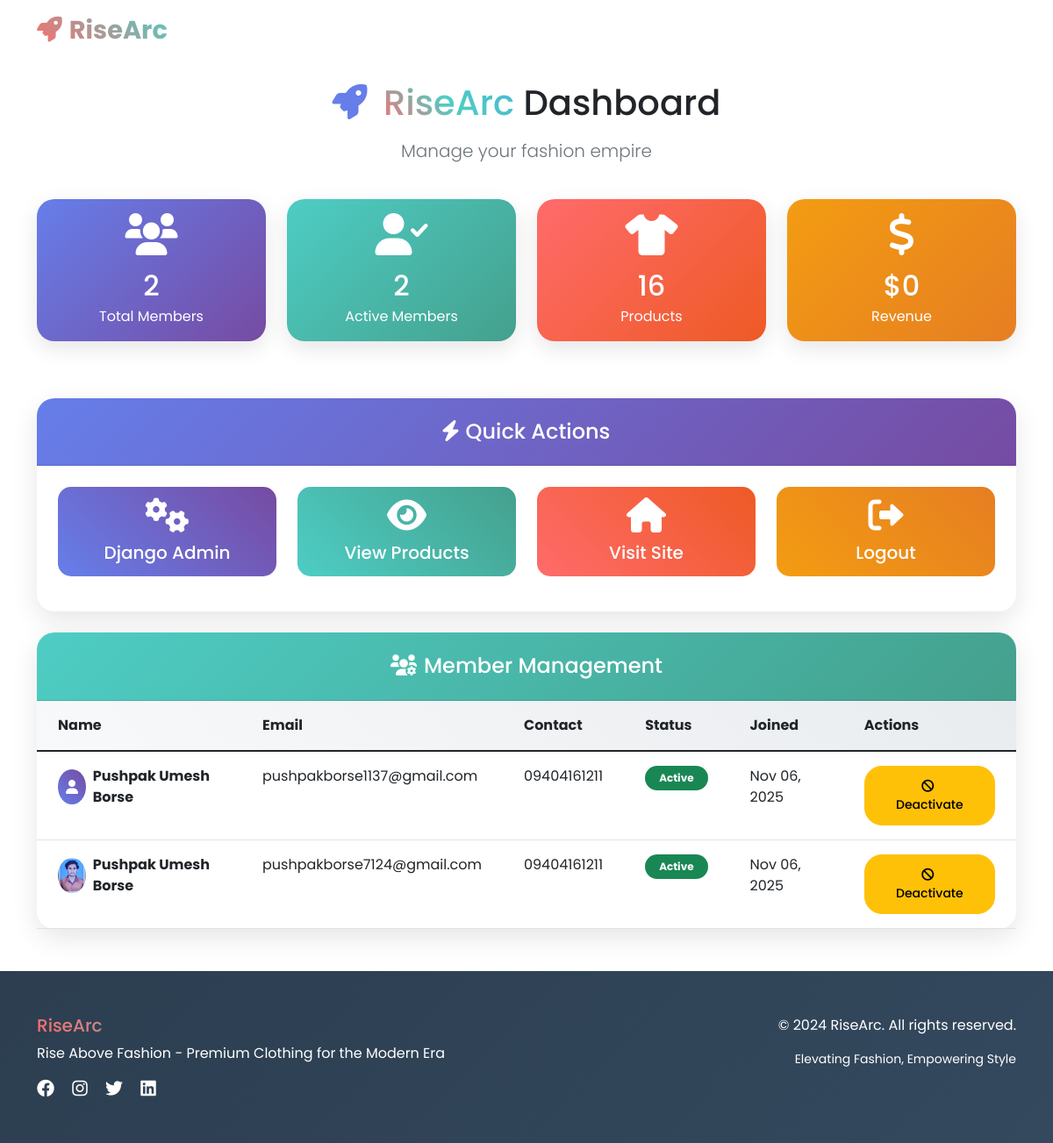
/admin-dashboard/ (signed in), run on the app's committed database.
### ecommerce_app/models.py (models this page shows, shortened)
class UserProfile(models.Model):
    user = models.OneToOneField(User, on_delete=models.CASCADE)
    full_name = models.CharField(max_length=100)
    address = models.TextField()
    contact_number = models.CharField(max_length=15)
    date_of_birth = models.DateField()
    profile_photo = models.ImageField(upload_to='profile_photos/', blank=True, null=True)
    is_active = models.BooleanField(default=True)
    created_at = models.DateTimeField(default=timezone.now)

### ecommerce_app/views.py (the view)
# urls.py: path('admin-dashboard/', views.admin_dashboard, name='admin_dashboard'),
@login_required
def admin_dashboard(request):
    if not request.user.is_superuser:
        return redirect('user_dashboard')
    total_users = UserProfile.objects.count()
    active_users = UserProfile.objects.filter(is_active=True).count()
    total_products = Product.objects.count()
    total_orders = Order.objects.count()
    total_revenue = Order.objects.aggregate(Sum('total_amount'))['total_amount__sum'] or 0
    recent_orders = Order.objects.order_by('-created_at')[:10]
    users = UserProfile.objects.all().order_by('-created_at')
    return render(request, 'admin_dashboard.html', {
        'total_users': total_users,
        'active_users': active_users,
        'total_products': total_products,
        'total_orders': total_orders,
        'total_revenue': total_revenue,
        'recent_orders': recent_orders,
        'users': users
    })

### ecommerce_app/templates/admin_dashboard.html (shortened to what this page needs)
{% extends 'base.html' %}
{% block content %}
<div class="container mt-4">
    <div class="row mb-4">
        <div class="col-12 text-center">
            <h1 class="animate__animated animate__fadeInDown mb-3">
                <i class="fas fa-rocket me-2" style="color: #667eea;"></i>
                <span class="gradient-text">RiseArc</span> Dashboard
            </h1>
            <p class="lead text-muted">Manage your fashion empire</p>
        </div>
    </div>
    <div class="row mb-5">
        <div class="col-md-3 mb-3 animate__animated animate__bounceIn" style="animation-delay: 100ms;">
            <div class="card h-100 text-white" style="background: linear-gradient(135deg, #667eea, #764ba2); border-radius: 20px;">
                <div class="card-body text-center">
                    <i class="fas fa-users fa-3x mb-3 pulse-animation"></i>
                    <h2 class="mb-1">{{ total_users }}</h2>
                    <p class="mb-0">Total Members</p>
                </div>
            </div>
        </div>
        <div class="col-md-3 mb-3 animate__animated animate__bounceIn" style="animation-delay: 200ms;">
            <div class="card h-100 text-white" style="background: linear-gradient(135deg, #4ecdc4, #44a08d); border-radius: 20px;">
                <div class="card-body text-center">
                    <i class="fas fa-user-check fa-3x mb-3 pulse-animation"></i>
                    <h2 class="mb-1">{{ active_users }}</h2>
                    <p class="mb-0">Active Members</p>
                </div>
            </div>
        </div>
        <div class="col-md-3 mb-3 animate__animated animate__bounceIn" style="animation-delay: 300ms;">
            <div class="card h-100 text-white" style="background: linear-gradient(135deg, #ff6b6b, #ee5a24); border-radius: 20px;">
                <div class="card-body text-center">
                    <i class="fas fa-tshirt fa-3x mb-3 pulse-animation"></i>
                    <h2 class="mb-1">{{ total_products }}</h2>
                    <p class="mb-0">Products</p>
                </div>
            </div>
        </div>
        <div class="col-md-3 mb-3 animate__animated animate__bounceIn" style="animation-delay: 400ms;">
            <div class="card h-100 text-white" style="background: linear-gradient(135deg, #f39c12, #e67e22); border-radius: 20px;">
                <div class="card-body text-center">
                    <i class="fas fa-dollar-sign fa-3x mb-3 pulse-animation"></i>
                    <h2 class="mb-1">${{ total_revenue|floatformat:0 }}</h2>
                    <p class="mb-0">Revenue</p>
                </div>
            </div>
        </div>
    </div>
    <div class="row mb-4">
        <div class="col-12">
            <div class="card animate__animated animate__fadeInUp" style="border-radius: 20px; border: none; box-shadow: 0 10px 30px rgba(0,0,0,0.1);">
                <div class="card-header text-white text-center py-4" style="background: linear-gradient(135deg, #667eea, #764ba2); border-radius: 20px 20px 0 0;">
                    <h4 class="mb-0"><i class="fas fa-bolt me-2"></i>Quick Actions</h4>
                </div>
                <div class="card-body p-4">
                    <div class="row text-center">
                        <div class="col-md-3 mb-3">
                            <a href="/admin/" class="btn btn-lg w-100 floating-animation" style="background: linear-gradient(45deg, #667eea, #764ba2); color: white; border-radius: 15px; border: none;">
                                <i class="fas fa-cogs fa-2x d-block mb-2"></i>
                                Django Admin
                            </a>
                        </div>
                        <div class="col-md-3 mb-3">
                            <a href="{% url 'products' %}" class="btn btn-lg w-100 floating-animation" style="background: linear-gradient(45deg, #4ecdc4, #44a08d); color: white; border-radius: 15px; border: none;">
                                <i class="fas fa-eye fa-2x d-block mb-2"></i>
                                View Products
                            </a>
                        </div>
                        <div class="col-md-3 mb-3">
                            <a href="{% url 'home' %}" class="btn btn-lg w-100 floating-animation" style="background: linear-gradient(45deg, #ff6b6b, #ee5a24); color: white; border-radius: 15px; border: none;">
                                <i class="fas fa-home fa-2x d-block mb-2"></i>
                                Visit Site
                            </a>
                        </div>
                        <div class="col-md-3 mb-3">
                            <a href="{% url 'logout' %}" class="btn btn-lg w-100 floating-animation" style="background: linear-gradient(45deg, #f39c12, #e67e22); color: white; border-radius: 15px; border: none;">
                                <i class="fas fa-sign-out-alt fa-2x d-block mb-2"></i>
                                Logout
                            </a>
                        </div>
                    </div>
                </div>
            </div>
        </div>
    </div>
    <div class="row">
        <div class="col-12">
            <div class="card animate__animated animate__fadeInUp animate__delay-1s" style="border-radius: 20px; border: none; box-shadow: 0 10px 30px rgba(0,0,0,0.1);">
                <div class="card-header text-white text-center py-4" style="background: linear-gradient(135deg, #4ecdc4, #44a08d); border-radius: 20px 20px 0 0;">
                    <h4 class="mb-0"><i class="fas fa-users-cog me-2"></i>Member Management</h4>
                </div>
                <div class="card-body p-0">
                    <div class="table-responsive">
                        <table class="table table-hover mb-0">
                            <thead style="background: linear-gradient(45deg, #f8f9fa, #e9ecef);">
                                <tr>
                                    <th class="px-4 py-3">Name</th>
                                    <th class="px-4 py-3">Email</th>
                                    <th class="px-4 py-3">Contact</th>
                                    <th class="px-4 py-3">Status</th>
                                    <th class="px-4 py-3">Joined</th>
                                    <th class="px-4 py-3">Actions</th>
                                </tr>
                            </thead>
                            <tbody>
                                {% for user_profile in users %}
                                <tr class="animate__animated animate__fadeIn" style="animation-delay: {{ forloop.counter }}00ms;">
                                    <td class="px-4 py-3">
                                        <div class="d-flex align-items-center">
                                            {% if user_profile.profile_photo %}
                                                <img src="{{ user_profile.profile_photo.url }}" class="rounded-circle me-2" width="40" height="40" style="object-fit: cover;">
                                            {% else %}
                                                <div class="rounded-circle me-2 d-flex align-items-center justify-content-center" style="width: 40px; height: 40px; background: linear-gradient(45deg, #667eea, #764ba2); color: white;">
                                                    <i class="fas fa-user"></i>
                                                </div>
                                            {% endif %}
                                            <strong>{{ user_profile.full_name }}</strong>
                                        </div>
                                    </td>
                                    <td class="px-4 py-3">{{ user_profile.user.email }}</td>
                                    <td class="px-4 py-3">{{ user_profile.contact_number }}</td>
                                    <td class="px-4 py-3">
                                        <span class="badge px-3 py-2 {% if user_profile.is_active %}bg-success{% else %}bg-danger{% endif %}" style="border-radius: 20px;">
                                            {% if user_profile.is_active %}Active{% else %}Inactive{% endif %}
                                        </span>
                                    </td>
                                    <td class="px-4 py-3">{{ user_profile.created_at|date:"M d, Y" }}</td>
                                    <td class="px-4 py-3">
                                        <a href="{% url 'toggle_user_status' user_profile.id %}"
                                           class="btn btn-sm {% if user_profile.is_active %}btn-warning{% else %}btn-success{% endif %} floating-animation"
                                           style="border-radius: 20px;"
                                           onclick="return confirm('Are you sure?')">
                                            {% if user_profile.is_active %}
                                                <i class="fas fa-ban me-1"></i>Deactivate
                                            {% else %}
                                                <i class="fas fa-check me-1"></i>Activate
                                            {% endif %}
                                        </a>
                                    </td>
                                </tr>
                                {% endfor %}
                            </tbody>
                        </table>
                    </div>
                </div>
            </div>
        </div>
    </div>
</div>
{% endblock %}

### ecommerce_app/templates/base.html (shortened to what this page needs)
<!DOCTYPE html>
<html lang="en">
<head>
    <link href="https://cdn.jsdelivr.net/npm/bootstrap@5.1.3/dist/css/bootstrap.min.css" rel="stylesheet">
    <link href="https://cdnjs.cloudflare.com/ajax/libs/font-awesome/6.0.0/css/all.min.css" rel="stylesheet">
    <link href="https://cdnjs.cloudflare.com/ajax/libs/animate.css/4.1.1/animate.min.css" rel="stylesheet">
</head>
<body>
    <nav class="navbar navbar-expand-lg navbar-dark bg-dark">
        <div class="container">
            <a class="navbar-brand" href="{% url 'home' %}">
                <i class="fas fa-rocket me-2"></i>RiseArc
            </a>
            <div class="collapse navbar-collapse" id="navbarNav">
                <ul class="navbar-nav me-auto">
                    <li class="nav-item">
                        <a class="nav-link" href="{% url 'home' %}">Home</a>
                    </li>
                    <li class="nav-item">
                        <a class="nav-link" href="{% url 'products' %}">Products</a>
                    </li>
                </ul>
                <ul class="navbar-nav">
                    <li class="nav-item">
                        <a class="nav-link" href="{% url 'view_cart' %}">
                            <i class="fas fa-shopping-cart me-1"></i>Cart
                        </a>
                    </li>
                    {% if user.is_authenticated %}
                        <li class="nav-item dropdown">
                            <a class="nav-link dropdown-toggle" href="#" id="navbarDropdown" role="button" data-bs-toggle="dropdown">
                                <i class="fas fa-user me-1"></i>{{ user.username }}
                            </a>
                        </li>
                    {% endif %}
                </ul>
            </div>
        </div>
    </nav>
    <main>
        {% block content %}
        {% endblock %}
    </main>
    <footer class="footer mt-5">
        <div class="container">
            <div class="row">
                <div class="col-md-6">
                    <h5 class="gradient-text">RiseArc</h5>
                    <p>Rise Above Fashion - Premium Clothing for the Modern Era</p>
                    <div class="mt-3">
                        <a href="#" class="text-white me-3"><i class="fab fa-facebook fa-lg"></i></a>
                        <a href="#" class="text-white me-3"><i class="fab fa-instagram fa-lg"></i></a>
                        <a href="#" class="text-white me-3"><i class="fab fa-twitter fa-lg"></i></a>
                        <a href="#" class="text-white"><i class="fab fa-linkedin fa-lg"></i></a>
                    </div>
                </div>
                <div class="col-md-6 text-end">
                    <p>&copy; 2024 RiseArc. All rights reserved.</p>
                    <p class="small">Elevating Fashion, Empowering Style</p>
                </div>
            </div>
        </div>
    </footer>
</body>
</html>

### ecommerce_app/templates/base.html (style rules this page uses)
* { font-family: 'Poppins', sans-serif; }
.navbar-brand { font-weight: 700; font-size: 1.8rem; background: linear-gradient(45deg, #ff6b6b, #4ecdc4); -webkit-background-clip: text; -webkit-text-fill-color: transparent; background-clip: text; }
.btn { border-radius: 25px; padding: 12px 30px; font-weight: 500; transition: all 0.3s ease; }
.footer { background: linear-gradient(135deg, #2c3e50 0%, #34495e 100%); color: white; padding: 50px 0; }
.floating-animation { animation: float 3s ease-in-out infinite; }
.pulse-animation { animation: pulse 2s infinite; }
.gradient-text { background: linear-gradient(45deg, #ff6b6b, #4ecdc4, #45b7d1); -webkit-background-clip: text; -webkit-text-fill-color: transparent; background-clip: text; }
.card { border: none; border-radius: 15px; box-shadow: 0 8px 25px rgba(0,0,0,0.1); transition: all 0.3s ease; }
.navbar { backdrop-filter: blur(10px); background: rgba(255, 255, 255, 0.95) !important; }

### ecommerce_app/templates/admin_dashboard.html (style rules this page uses)
.pulse-animation { animation: pulse 2s infinite; }

### data on the page
UserProfile: full_name "Pushpak Umesh Borse", user.email "pushpakborse1137@gmail.com", contact_number "09404161211", is_active "Active", created_at "Nov 06, 2025"
UserProfile: profile_photo (picture), full_name "Pushpak Umesh Borse", user.email "pushpakborse7124@gmail.com", contact_number "09404161211", is_active "Active", created_at "Nov 06, 2025"

### other printed values
{{ total_users }} "2"
{{ active_users }} "2"
{{ total_products }} "16"
{{ total_revenue|floatformat:0 }} "0"
